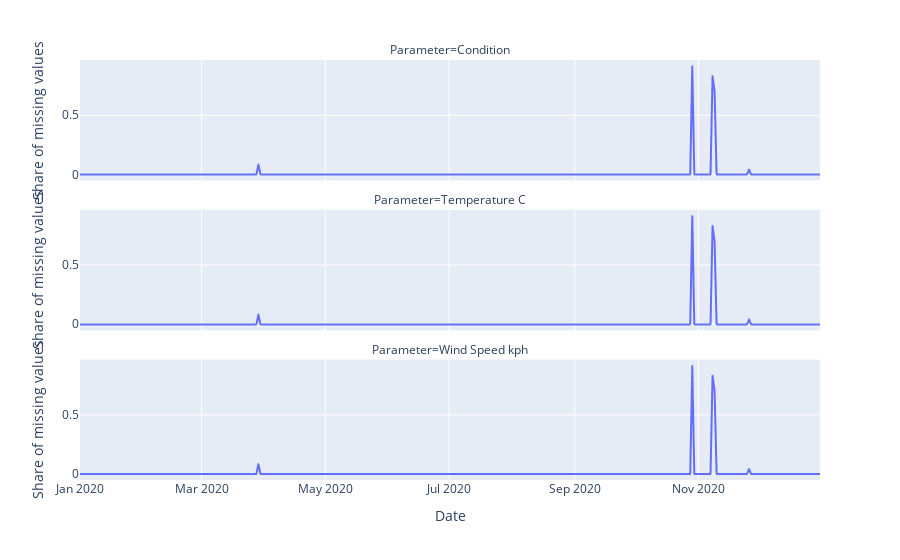

The code cell stored with this chart in its notebook:
### Code cell
plot_missing_values(data, ['Condition', 'Temperature C', 'Wind Speed kph'])

### Figure 1 — Plotly figure (JSON) as saved in the notebook; plotly's stock layout.template omitted (floating-point values rounded to 4 significant figures; data arrays with more than 128 entries replaced by an {"elided": "..."} marker saying what was removed)
{"data": [{"hovertemplate": "Parameter=Condition<br>Date=%{x}<br>Share of missing values=%{y}<extra></extra>", "legendgroup": "", "line": {"color": "#636efa", "dash": "solid"}, "mode": "lines", "name": "", "showlegend": false, "type": "scattergl", "x": {"elided": "366 str values"}, "xaxis": "x3", "y": {"elided": "366 float values"}, "yaxis": "y3"}, {"hovertemplate": "Parameter=Temperature C<br>Date=%{x}<br>Share of missing values=%{y}<extra></extra>", "legendgroup": "", "line": {"color": "#636efa", "dash": "solid"}, "mode": "lines", "name": "", "showlegend": false, "type": "scattergl", "x": {"elided": "366 str values"}, "xaxis": "x2", "y": {"elided": "366 float values"}, "yaxis": "y2"}, {"hovertemplate": "Parameter=Wind Speed kph<br>Date=%{x}<br>Share of missing values=%{y}<extra></extra>", "legendgroup": "", "line": {"color": "#636efa", "dash": "solid"}, "mode": "lines", "name": "", "showlegend": false, "type": "scattergl", "x": {"elided": "366 str values"}, "xaxis": "x", "y": {"elided": "366 float values"}, "yaxis": "y"}], "layout": {"annotations": [{"font": {}, "showarrow": false, "text": "Parameter=Wind Speed kph", "x": 0.5, "xanchor": "center", "xref": "paper", "y": 0.2867, "yanchor": "bottom", "yref": "paper"}, {"font": {}, "showarrow": false, "text": "Parameter=Temperature C", "x": 0.5, "xanchor": "center", "xref": "paper", "y": 0.6433, "yanchor": "bottom", "yref": "paper"}, {"font": {}, "showarrow": false, "text": "Parameter=Condition", "x": 0.5, "xanchor": "center", "xref": "paper", "y": 1.0, "yanchor": "bottom", "yref": "paper"}], "autosize": true, "legend": {"tracegroupgap": 0}, "margin": {"t": 60}, "xaxis": {"anchor": "y", "autorange": true, "domain": [0, 1], "range": ["2020-01-01", "2020-12-31"], "title": {"text": "Date"}, "type": "date"}, "xaxis2": {"anchor": "y2", "autorange": true, "domain": [0, 1], "matches": "x", "range": ["2020-01-01", "2020-12-31"], "showticklabels": false, "type": "date"}, "xaxis3": {"anchor": "y3", "autorange": true, "domain": [0, 1], "matches": "x", "range": ["2020-01-01", "2020-12-31"], "showticklabels": false, "type": "date"}, "yaxis": {"anchor": "x", "autorange": true, "domain": [0, 0.2867], "range": [-0.05093, 0.9676], "title": {"text": "Share of missing values"}, "type": "linear"}, "yaxis2": {"anchor": "x2", "autorange": true, "domain": [0.3567, 0.6433], "matches": "y", "range": [-0.05093, 0.9676], "title": {"text": "Share of missing values"}, "type": "linear"}, "yaxis3": {"anchor": "x3", "autorange": true, "domain": [0.7133, 1.0], "matches": "y", "range": [-0.05093, 0.9676], "title": {"text": "Share of missing values"}, "type": "linear"}}}
